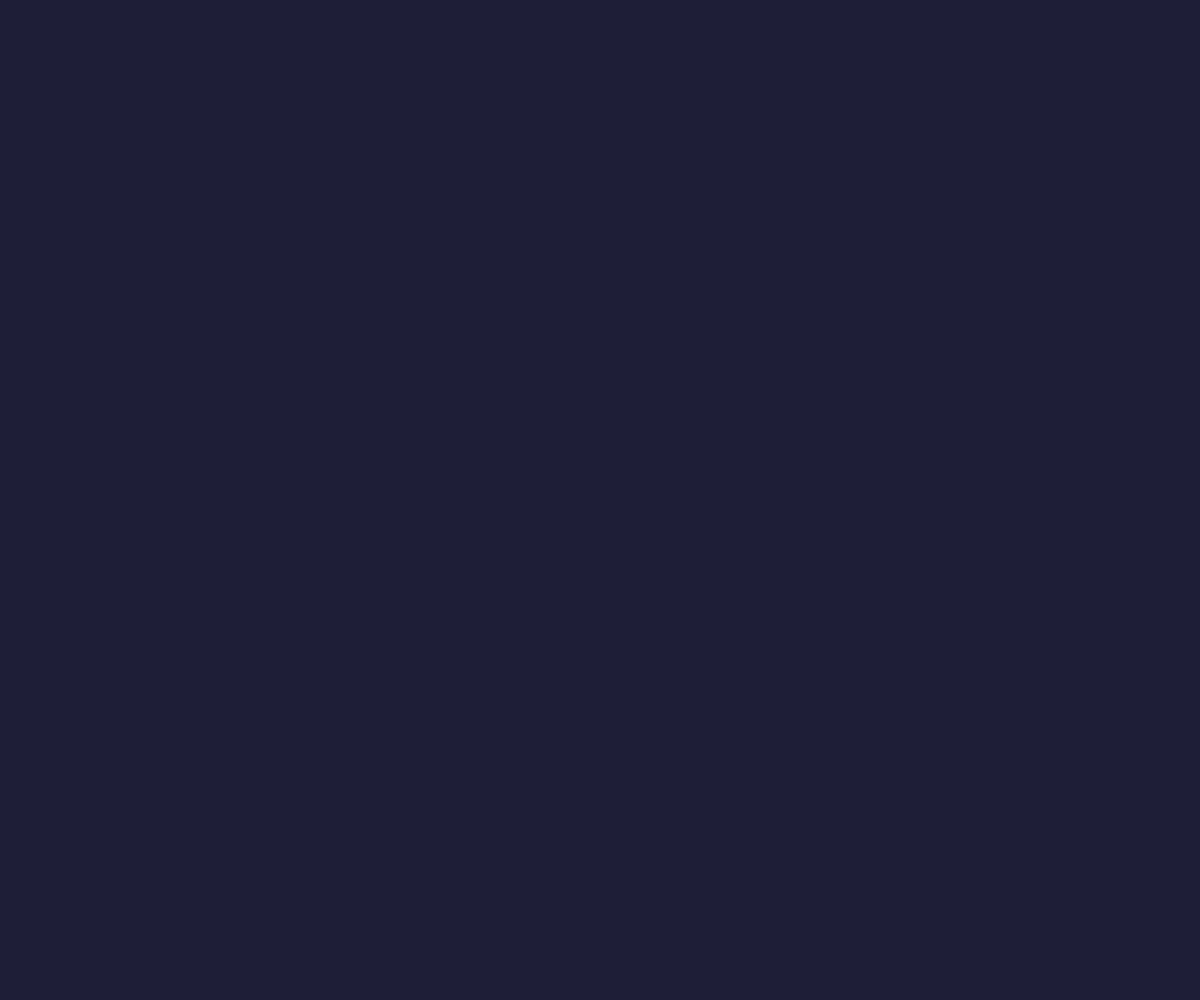
Frame 1 (no input)
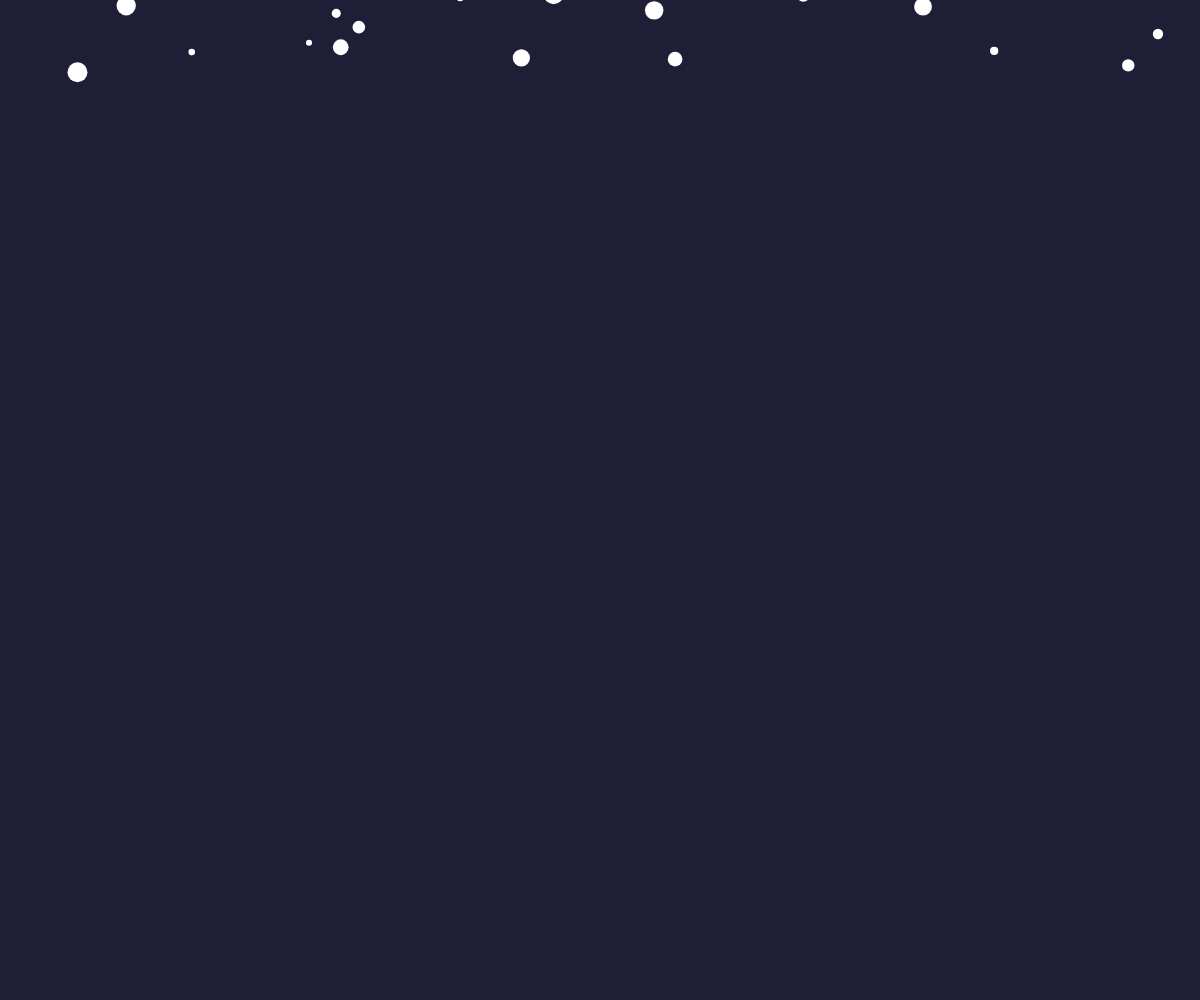
Frame 60 (no input)
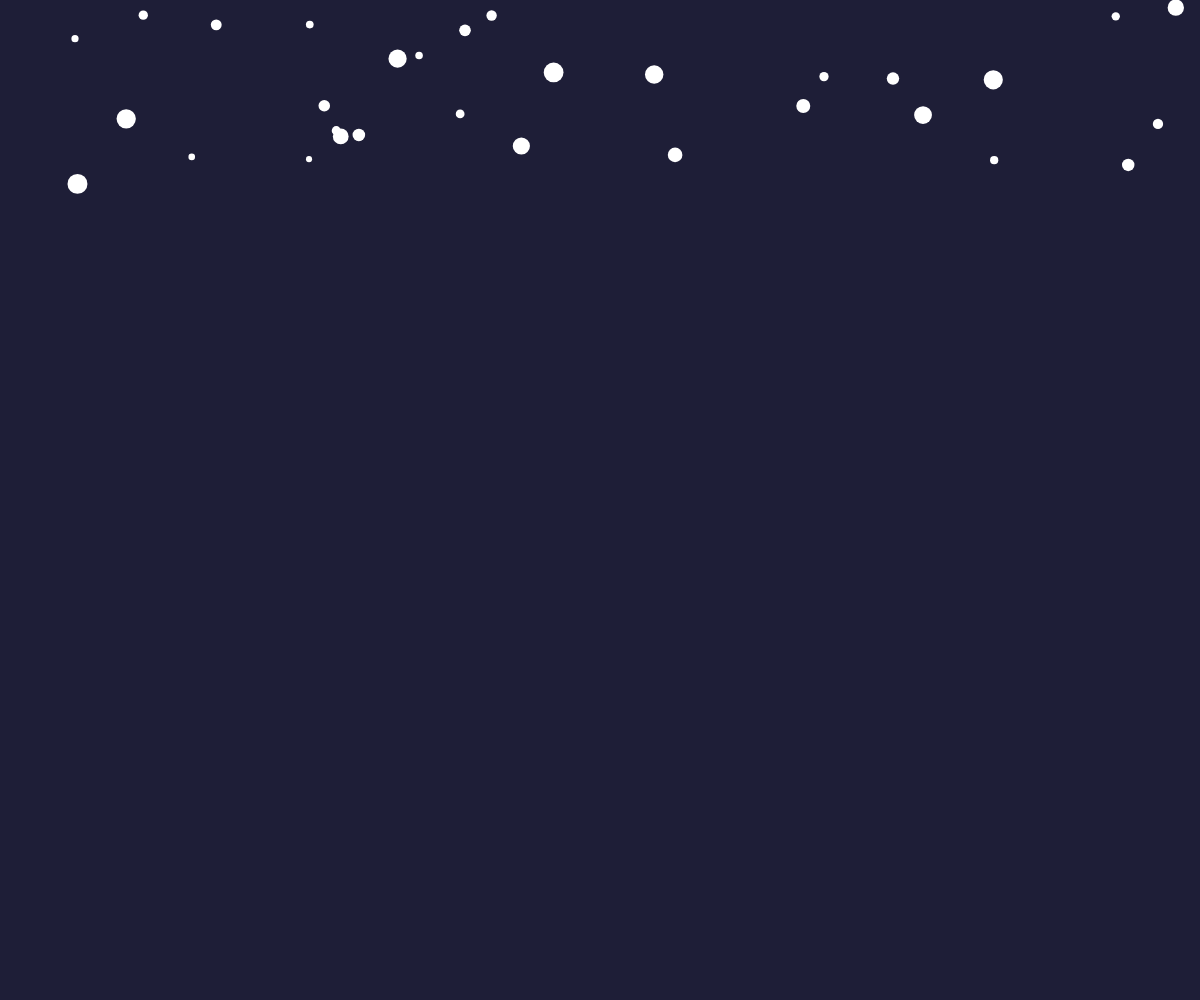
Frame 120 (the mouse pressed at the canvas centre since frame 60)

The p5.js sketch that drew these frames (run headless with seeded random() and noise() and a simulated clock; from frame 60 on, the mouse is pressed at the canvas centre):

// p5.js sketch
// ── sketch.js
// 最終課題を制作しよう
let snows = [];

function setup(){
  createCanvas(windowWidth,windowHeight);
  let snowNum = random(100,200);
  for (let i = 0; i< snowNum; i++){
    snows.push(new Snow());
  }
}

function draw(){
  background(30,30,55);
  for(let snow of snows){
    snow.updatePosition();
    snow.drawSnowFlake();
    
   }
  }


class Snow{
  x = random(0, width);
   y = random(-20,-1000);
   size = random(6,20);
   speed = random(1,2);
   
   

   updatePosition(){
    this.y +=this.speed;
    if(this.y > height + 30){
      this. y = random( -20, -300);
    }
   }

   drawSnowFlake(){
    noStroke();
    fill(255);
    circle(this.x, this.y, this.size);
   }
}
